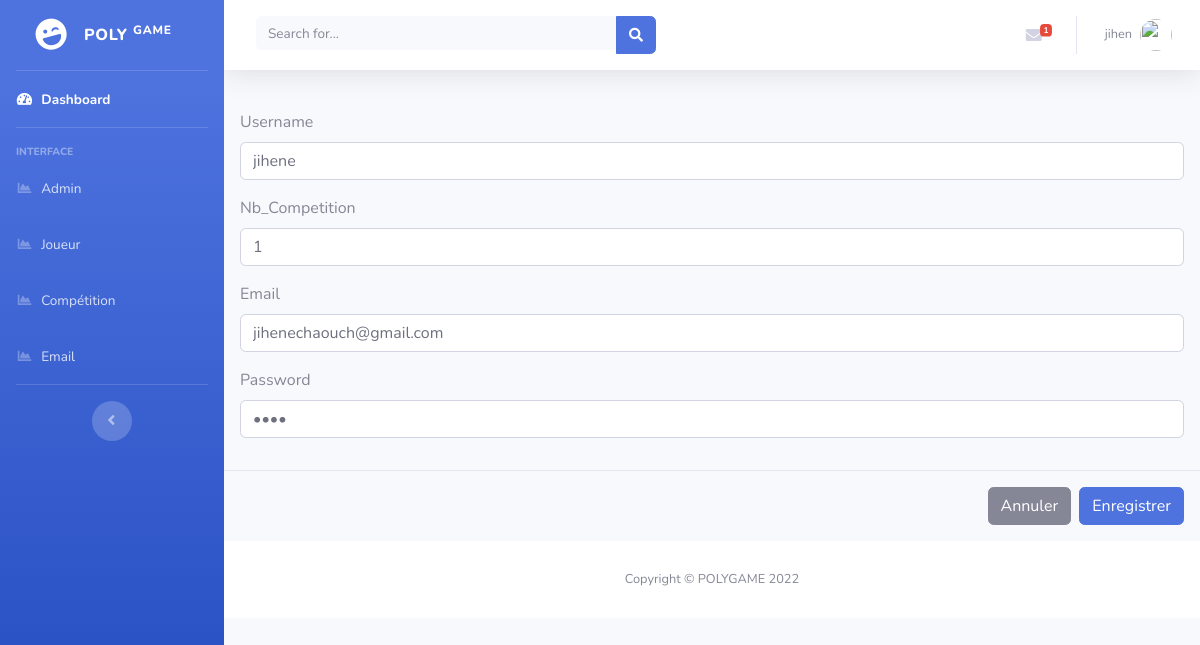
The app's page /admin/modJoueur.php?id_joueur=1 (signed in) with its own data.
### tables this page shows
CREATE TABLE IF NOT EXISTS `joueur` (
  `id_joueur` int(11) NOT NULL AUTO_INCREMENT,
  `username` varchar(30) NOT NULL,
  `nb_competition` int(11) DEFAULT NULL,
  `email` varchar(30) NOT NULL,
  `password` varchar(20) NOT NULL,
  PRIMARY KEY (`id_joueur`),
  UNIQUE KEY `nb_competition` (`nb_competition`)
);

### admin/modJoueur.php (the view, shortened to what this page needs)
<?php
if (empty($_SESSION['id_admin'])) {
header('Location:login.php');
}else{
?>
<!DOCTYPE html>
<html lang="en">
<head>
  <link href="vendor/fontawesome-free/css/all.min.css" rel="stylesheet" type="text/css">
  <link href="css/sb-admin-2.min.css" rel="stylesheet">
</head>
<body id="page-top">
  <div id="wrapper">
   <ul class="navbar-nav bg-gradient-primary sidebar sidebar-dark accordion" id="accordionSidebar">
<a class="sidebar-brand d-flex align-items-center justify-content-center" href="index.php">
  <div class="sidebar-brand-icon rotate-n-15">
    <i class="fas fa-laugh-wink"></i>
  </div>
  <div class="sidebar-brand-text mx-3">POLY <sup>GAME</sup></div>
</a>
<hr class="sidebar-divider my-0">
<li class="nav-item active">
  <a class="nav-link" href="index.php">
    <i class="fas fa-fw fa-tachometer-alt"></i>
    <span>Dashboard</span></a>
</li>
<hr class="sidebar-divider">
<div class="sidebar-heading">
  Interface
</div>
<li class="nav-item">
  <a class="nav-link" href="administrateur.php">
    <i class="fas fa-fw fa-chart-area"></i>
    <span>Admin</span></a>
</li>
<li class="nav-item">
  <a class="nav-link" href="joueur.php">
    <i class="fas fa-fw fa-chart-area"></i>
    <span>Joueur</span></a>
</li>
<li class="nav-item">
  <a class="nav-link" href="competition.php">
    <i class="fas fa-fw fa-chart-area"></i>
    <span>Compétition</span></a>
</li>
<li class="nav-item">
  <a class="nav-link" href="email.php">
    <i class="fas fa-fw fa-chart-area"></i>
    <span>Email</span></a>
</li>
<hr class="sidebar-divider d-none d-md-block">
<div class="text-center d-none d-md-inline">
  <button class="rounded-circle border-0" id="sidebarToggle"></button>
</div>
</ul>
    <div id="content-wrapper" class="d-flex flex-column">
      <div id="content">
        <nav class="navbar navbar-expand navbar-light bg-white topbar mb-4 static-top shadow">
          <form class="d-none d-sm-inline-block form-inline mr-auto ml-md-3 my-2 my-md-0 mw-100 navbar-search">
            <div class="input-group">
              <input type="text" class="form-control bg-light border-0 small" placeholder="Search for..." aria-label="Search" aria-describedby="basic-addon2">
              <div class="input-group-append">
                <button class="btn btn-primary" type="button">
                  <i class="fas fa-search fa-sm"></i>
                </button>
              </div>
            </div>
          </form>
          <ul class="navbar-nav ml-auto">
            <li class="nav-item dropdown no-arrow mx-1">
              <a class="nav-link dropdown-toggle" href="#" id="messagesDropdown" role="button" data-toggle="dropdown" aria-haspopup="true" aria-expanded="false">
                <i class="fas fa-envelope fa-fw"></i>
               <?php
        include('connexion.php');
        $req = $bdd->query("SELECT count(id_msg) as total_email from email");
        $email = $req->fetch();
        ?>
                <span class="badge badge-danger badge-counter"><?php echo $email['total_email'] ?></span>
              </a>
            </li>
            <li class="nav-item dropdown no-arrow">
              <a class="nav-link dropdown-toggle" href="#" id="userDropdown" role="button" data-toggle="dropdown" aria-haspopup="true" aria-expanded="false">
                <span class="mr-2 d-none d-lg-inline text-gray-600 small">
               <?php echo $_SESSION['nom']; ?>
                </span>
                <img class="img-profile rounded-circle" src="img/<?php echo $_SESSION['image']; ?>">
              </a>
            </li>
          </ul>
        </nav>
<?php
include('connexion.php');
$id_joueur= (isset($_GET['id_joueur'])) ? (int) $_GET['id_joueur'] : 0;
try
{
$result = $bdd->prepare('SELECT * FROM joueur where joueur.id_joueur=? ');
$result->execute(array($id_joueur));
$dl = $result->fetch()?>
<form action="UpdateJoueur.php?id_joueur=<?php echo $dl['id_joueur']; ?>" method="POST">
        <div class="modal-body">
            <div class="form-group">
                <label> Username </label>
                <input type="text" name="username" class="form-control" value="<?php echo $dl['username']; ?>">
            </div><div class="form-group">
                <label> Nb_Competition </label>
                <input type="number" name="nb_competition"class="form-control" value="<?php echo $dl['nb_competition']; ?>">
            </div>
            <div class="form-group">
                <label>Email</label>
                <input type="email" name="email" class="form-control" value="<?php echo $dl['email']; ?>">
            </div>
            <div class="form-group">
                <label>Password</label>
                <input type="password" name="password" class="form-control" value="<?php echo $dl['password']; ?>">
            </div>
        </div>
        <div class="modal-footer">
            <button type="button" class="btn btn-secondary" data-dismiss="modal">Annuler</button>
            <button type="submit" name="registerbtn" class="btn btn-primary">Enregistrer</button>
        </div>
        <?php }
catch(Exception $e)
{die('Erreur : '.$e->getMessage()); }
        ?>
      </form>
      <footer class="sticky-footer bg-white">
        <div class="container my-auto">
          <div class="copyright text-center my-auto">
            <span>Copyright &copy; POLYGAME 2022</span>
          </div>
        </div>
      </footer>
      </div>
      </div>
    </div>
</body>
</html>
<?php
}
?>

### records on screen
joueur: username "jihene", nb_competition "1", email "jihenechaouch@gmail.com"

### other values on screen
$email['total_email'] "1"
$_SESSION['nom'] "jihen"
